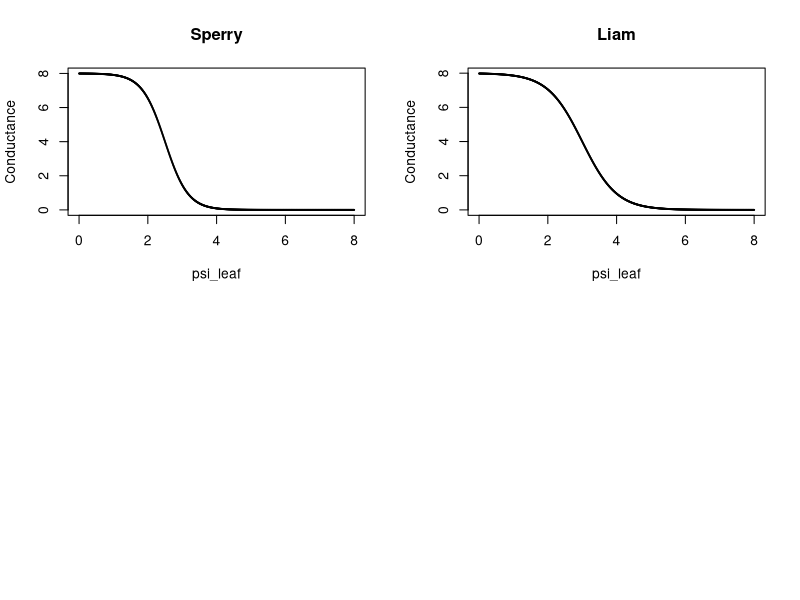
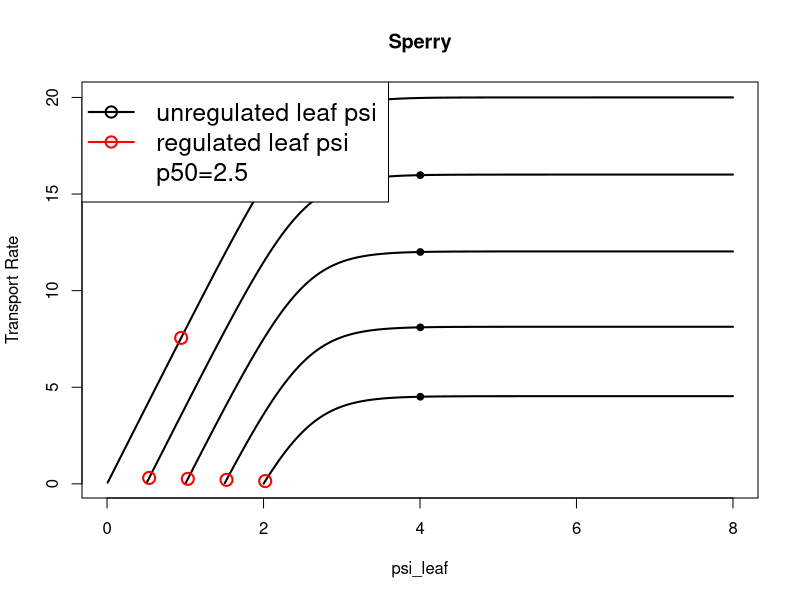
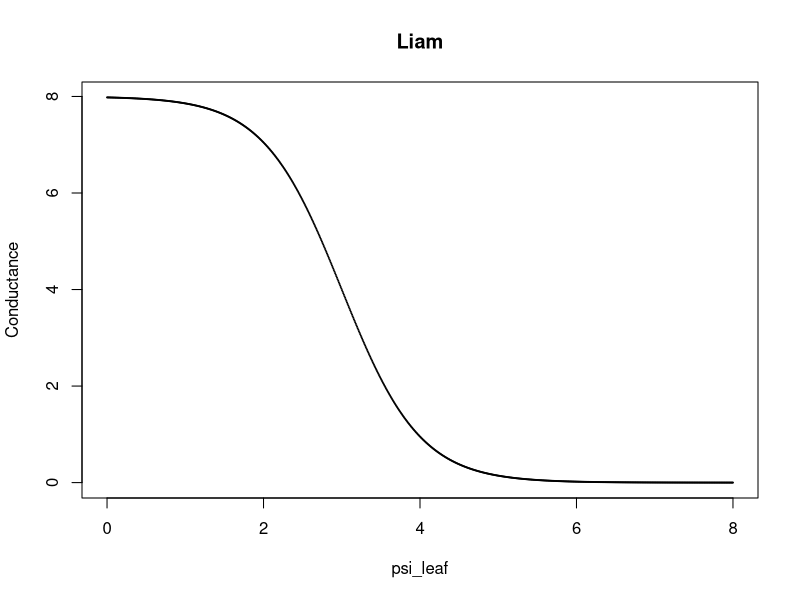
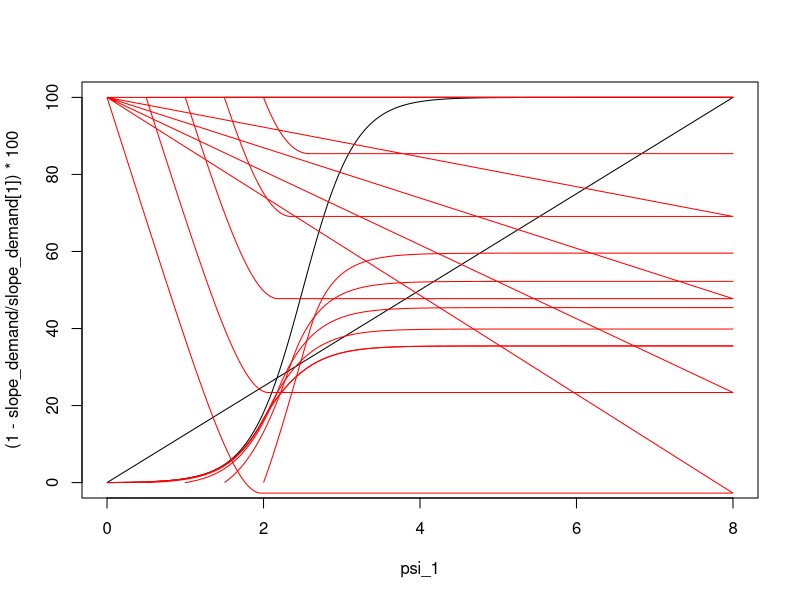
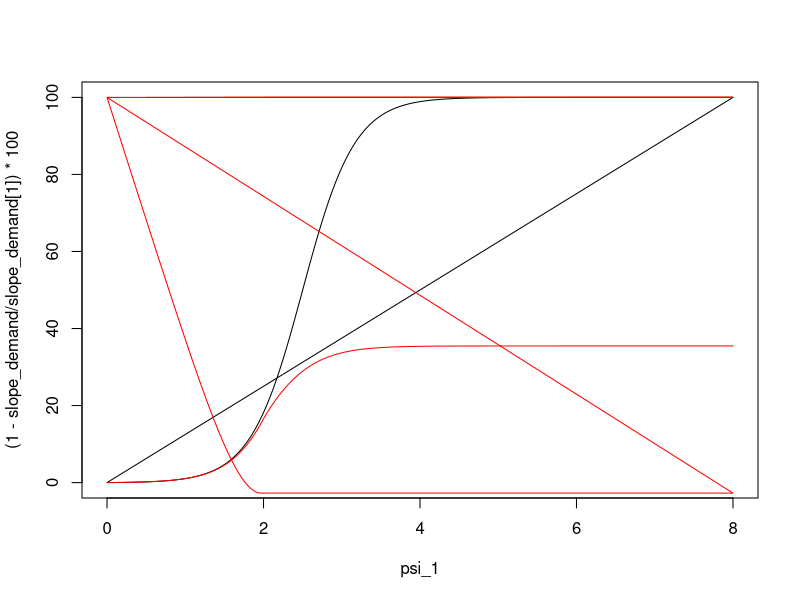
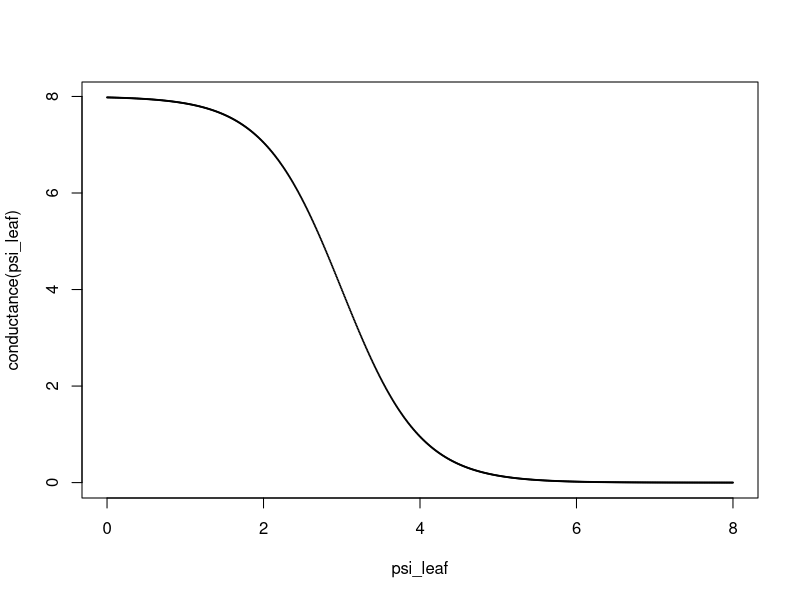
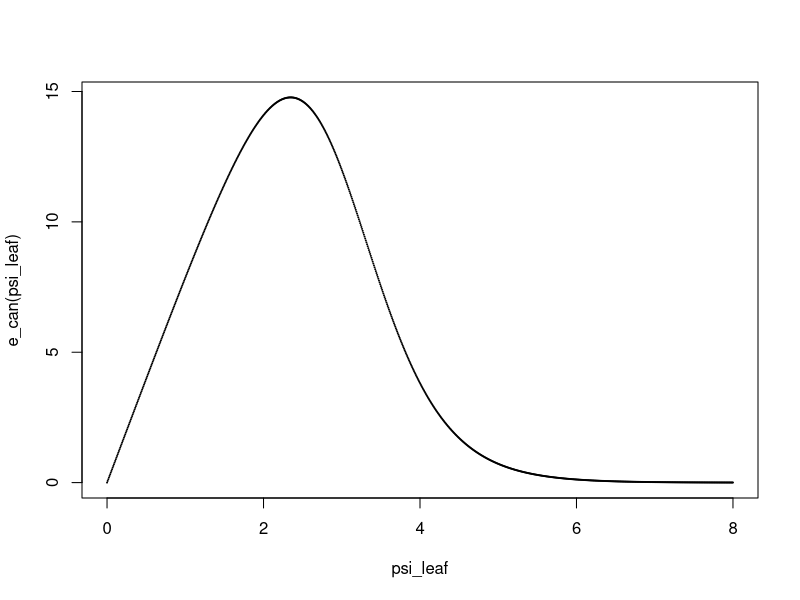
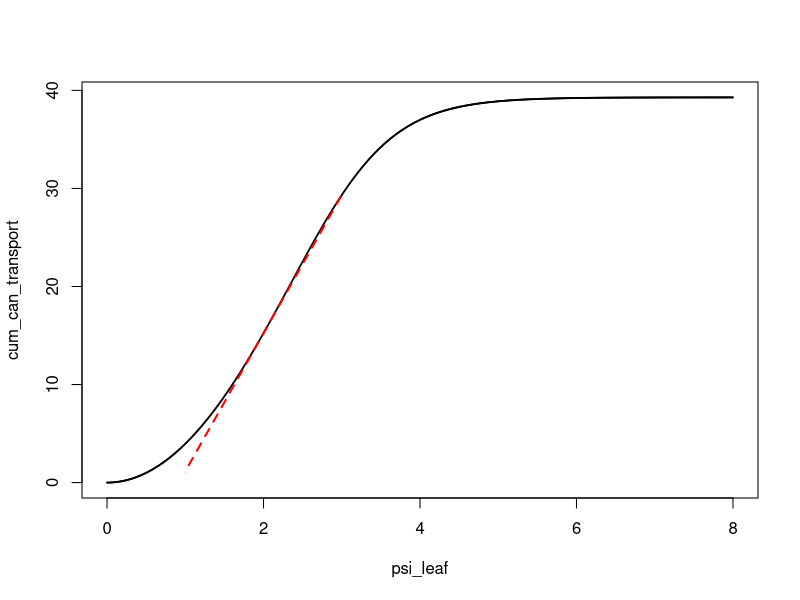

The R source for these figures, in order: (Note: this script raises an error after producing the figures.)


e_can <- function(psi_leaf, psi_soil, res, gi) { ( psi_leaf - psi_soil )*gi / res }
gi <- function(psi_leaf, p50) { 1 - (1 / (1 + exp(5.0*(p50 - psi_leaf))))  }

p50 <- 3
res <- 10
psi_leaf <- seq(0.01, 7, length=1000)
psi_soil <- 0.0

sum_e <- (e_can(psi_leaf, psi_soil, res, gi(psi_leaf, p50) ))
new <- rep(0,length=length(sum_e))

for(i in 1:length(sum_e))
  {
    new[i] <- sum(sum_e[1:i])
  }

#e_can <- function(x, res, gi) { ( psi_leaf )*gi / res }
#gi <- function(psi_leaf, p50) { 1 - (1 / (1 + exp(2.0*(p50 - psi_leaf))))  }

## conductance here is assuming the soil matric potential is 0. 
conductance <- function(x) (8*(1 - (1 / (1 + exp(2.0*(3 - x))))))

p50 <- 0.5
K_max <- 8
res <- 1/K_max
psi_leaf <- seq(0.0, 8, length=1000)
psi_soil <- 0.0
cum_can_transport <- rep(0, length=1000)

## transpiration rate assuming the soil matric potential is 0. 
e_can <- function(psi_leaf) { ( psi_leaf - psi_soil )*((1 - (1 / (1 + exp(2.0*(3 - psi_leaf)))))) / res }
sum_e <- e_can(psi_leaf)

##------------------------------------------------------------------------------------------------------------------------------------------
## Sperry's version of supply-demand-loss theory 
## trying to work out why Sperry doensn't have the potential difference between soil and leaf included when calculating evaporation

sperry_cond <- function(psi_leaf) { ((1 - (1 / (1 + exp(3.0*(2.5 - psi_leaf)))))) / res }
#cum_can_transportx <- rep(0, length=1000)
cum_can_transportx <- matrix(0,0,nrow=1000, ncol=5) # this is the supply function
predawn_soil_mat_pot <- seq(0,2, length=5) # this assumes initial plant matric potential is the same as the soil matric potential

for(j in 1:length(predawn_soil_mat_pot))
  {
    for(i in 1:1000)
      {
        ffx <- integrate(sperry_cond, predawn_soil_mat_pot[j], psi_leaf[i] )
        cum_can_transportx[i,j] <- pmax(0, ffx$value)
      }
  }

for(l in 1:length(predawn_soil_mat_pot)) # remove the zeros from the 
{
  kop <- which(cum_can_transportx[,l] == 0)
  cum_can_transportx[kop,l] <- NA
}

cond_max_slope_sperry <- rep(0, lenght=5)
  
for(i in 1:length(predawn_soil_mat_pot))
  {
    cond_max_slope_sperry[i] <-  sperry_cond(predawn_soil_mat_pot[i]) # for Sperry the maximum conductance is always the pre-dawn matric potential/soil matric potential 
  }

##------------------------------------------------------------------------------------------------------------------------------------------
## make transpiration demand
Gmax <- 12563.1 # (Sperry 2016, 2130 kg h^-1 m^-2) NOTE it should be (kg h^-1 MPa^-1 m^-2) (12563.1 in Excel doc)
G <- rep(Gmax, length=5)
VPD <- 1.5*0.001   # (Sperry 2016, leaf-to-air vapor pressure deficit 1 kPa) (0.001 converts to MPa) NOTE in Sperry 2016 this is 1 which is crazy, in the Excel script it is 100
#evap_demand <- G*VPD

# need to define an Pcrit, i.e. a matric potential we choose wheere we decide conductance is effectively zero. We use this to get Ecrit, i.e. maximum transpiration beyond which leads to runaway cavitation  
P_crit <- 4 # MPa - this is arbitrary and could be a plant trait 
# get maximum transpiration possible based on Pcrit and soil matric potential 
E_crit <- rep(0, lenght=5)
evap_demand <- rep(0, lenght=5)

for(j in 1:5)
  {
    ffx <- integrate(sperry_cond, predawn_soil_mat_pot[j], P_crit )
    E_crit[j] <- pmax(0, ffx$value)
    evap_demand[j] <- G[j]*VPD
    if(evap_demand[j] > E_crit[j]) evap_demand[j] <- E_crit[j] # demand can't be greater than maximum supply
  }

## quick and dirty method to find the psi where demand is met. 
demand_met_at_sperry <- rep(0, length=5)
psi_demand_met_at_sperry <- rep(0, length=5)
demand_met_at_slope_sperry <- rep(0, length=5)
loss_function_sperry <- rep(0, length=5)
regulated_transpiration <- rep(0, length=5)
regulated_leaf_psi <- rep(0, length=5)
regulated_leaf_psi1 <- rep(0, length=5)

for(i in 1:5)
  {
    demand_met_at_sperry[i] <- which(cum_can_transportx[,i] >= evap_demand[i])
    psi_demand_met_at_sperry[i] <- psi_leaf[demand_met_at_sperry[i]]
    demand_met_at_slope_sperry[i] <- sperry_cond(psi_demand_met_at_sperry[i])
    loss_function_sperry[i] <- demand_met_at_slope_sperry[i] / cond_max_slope_sperry 
    regulated_leaf_psi[i] <- predawn_soil_mat_pot[i] + ((psi_demand_met_at_sperry[i] - predawn_soil_mat_pot[i])*loss_function_sperry[i])
    regulated_leaf_psi1[i] <- ((psi_demand_met_at_sperry[i] - predawn_soil_mat_pot[i])*loss_function_sperry[i])
    
    ffx <- integrate(sperry_cond, predawn_soil_mat_pot[i], regulated_leaf_psi[i] )
    regulated_transpiration[i] <- pmax(0, ffx$value)
    G[i] <- G[i]*loss_function_sperry[i]
    
  }


demand_met_at_sperry1 <- rep(0, length=5)

for(i in 1:5)
{
  demand_met_at_sperry1[i] <- which(cum_can_transportx[,i] >= regulated_transpiration[i])
  demand_met_at_sperry1[i] <- psi_leaf[demand_met_at_sperry1[i]]
}

##--------------------------------------------------------------------------------
# Calculation of regulated stomatal conductance - these two are equivalent
#G_new <- demand_new/VPD
#G <- G*loss_function

##------------------------------------------------------------------------------------------------------------------------------------------

par(mfrow=c(2,2))
plot(psi_leaf, sperry_cond(psi_leaf), cex=0.1, main="Sperry", ylab="Conductance") # Sperry's conductance rate (Sperry and Love 2015 Fig. 1)
plot(psi_leaf, conductance(psi_leaf), cex=0.1, main="Liam", ylab="Conductance") # My conductance rate assuming both transpiraiton and conductance are affected by the matric potential difference

#graphics.off()
#pdf( file="Supply_demand_loss_Sperrys_way.pdf", width=14,height=8 )
#par( mfcol=c(2,2), mar=c(5,5,4,1))

par(mfrow=c(1,1))
plot(psi_leaf, cum_can_transportx[,1], type="l", lwd=2, cex=0.1, main="Sperry", ylab="Transport Rate") # Sperry's conductance rate (Sperry and Love 2015 Fig. 1)
points(psi_demand_met_at_sperry[1], evap_demand[1], type="p", cex=0.9, pch=19, col="black")
points(regulated_leaf_psi[1], regulated_transpiration[1], type="p", cex=1.6, pch=21, col="red", lwd=2)
lines(psi_leaf, cum_can_transportx[,2], lwd=2)
points(psi_demand_met_at_sperry[2], evap_demand[2], type="p", cex=0.9, pch=19, col="black")
points(regulated_leaf_psi[2], regulated_transpiration[2], type="p", cex=1.6, pch=21, col="red", lwd=2)
lines(psi_leaf, cum_can_transportx[,3], lwd=2)
points(psi_demand_met_at_sperry[3], evap_demand[3], type="p", cex=0.9, pch=19, col="black")
points(regulated_leaf_psi[3], regulated_transpiration[3], type="p", cex=1.6, pch=21, col="red", lwd=2)
lines(psi_leaf, cum_can_transportx[,4], lwd=2)
points(psi_demand_met_at_sperry[4], evap_demand[4], type="p", cex=0.9, pch=19, col="black")
points(regulated_leaf_psi[4], regulated_transpiration[4], type="p", cex=1.6, pch=21, col="red", lwd=2)
lines(psi_leaf, cum_can_transportx[,5], lwd=2)
points(psi_demand_met_at_sperry[5], evap_demand[5], type="p", cex=0.9, pch=19, col="black")
points(regulated_leaf_psi[5], regulated_transpiration[5], type="p", cex=1.6, pch=21, col="red", lwd=2)
legend("topleft", c("unregulated leaf psi","regulated leaf psi","p50=2.5"), col=c("black", "red", "white"), pch = 1, cex=1.5, lwd=2)
#graphics.off()


plot(psi_leaf, conductance(psi_leaf), cex=0.1, main="Liam", ylab="Conductance") # My conductance rate assuming both transpiraiton and conductance are affected by the matric potential difference

##------------------------------------------------------------------------------------------------------------------------------------------
#sperry_cond <- function(psi_leaf) { ( psi_leaf )*((1 - (1 / (1 + exp(2.0*(3 - psi_leaf)))))) / res }
G <- matrix(Gmax, Gmax, ,nrow=1000, ncol=5)

#demandx <- rep(0, length=1000)
psi_1 <- matrix(0,0,nrow=1000, ncol=5)#
slope_demand <- matrix(0,0,nrow=1000, ncol=5)
loss_fun_sp_gs <- matrix(0,0,nrow=1000, ncol=5)
reg_leaf_psi <- matrix(0,0,nrow=1000, ncol=5)

regulated_trans <- matrix(0,0,nrow=1000, ncol=5)
regulated_Gs <- matrix(0,0,nrow=1000, ncol=5)

regulated_trans_trap <- matrix(0,0,nrow=1000, ncol=5)
regulated_Gs_trap <- matrix(0,0,nrow=1000, ncol=5)

non_regulated_trans <- matrix(0,0,nrow=1000, ncol=5)
non_regulated_Gs <- matrix(0,0,nrow=1000, ncol=5)

#max_slo_sp <- sperry_cond(0) 

max_slo_sp <- rep(0, length=5)

for(j in 1:5) 
{
  max_slo_sp[j] <- sperry_cond(predawn_soil_mat_pot[j])
}

for(j in 1:5)
{
  for(i in 1:1000)
  {

  #  demandx[i] <- cum_can_transportx[i,1]
   psi_1[,j] <- seq(0, max(psi_leaf), length=1000) #psi_leaf[i]
   slope_demand[i,j] <- sperry_cond(psi_1[i,j])
  
   loss_fun_sp_gs[i,j] <- slope_demand[i,j] / max_slo_sp[j] 
   #reg_leaf_psi[i,j] <- predawn_soil_mat_pot[j] + ((psi_1[i,j] - predawn_soil_mat_pot[j])*loss_fun_sp_gs[i,j])
   if(i==1) reg_leaf_psi[i,j] <- pmax(0, ((psi_1[i,j] - predawn_soil_mat_pot[j])*loss_fun_sp_gs[i,j]))
      
   if(i>1)
   {
     reg_leaf_psi[i,j] <- pmax(0, pmax(reg_leaf_psi[i-1,j], ((psi_1[i,j] - predawn_soil_mat_pot[j])*loss_fun_sp_gs[i,j])))
   }
    
   ffx <- integrate(sperry_cond, predawn_soil_mat_pot[j], psi_1[i,j] )
   non_regulated_trans[i,j] <- pmax(0, ffx$value)
   non_regulated_Gs[i,j] <- non_regulated_trans[i,j]/0.001 # E = G*VPD ---- G = E/VPD (VPD=1, 0.001 transforms to MPa)
  # 
   ffx <- integrate(sperry_cond, predawn_soil_mat_pot[j], predawn_soil_mat_pot[j] + reg_leaf_psi[i,j] )
   regulated_trans[i,j] <- pmax(0, ffx$value)
   regulated_Gs[i,j] <- regulated_trans[i,j]/0.001 # E = G*VPD ---- G = E/VPD (VPD=1, 0.001 transforms to MPa)
   G[i,j] <- G[i,j]*loss_fun_sp_gs[i,j]
  
  }
}

holder_4_max <- rep(0, length=5)

for(i in 1:5)
{
  holder_4_max[i] <- which(reg_leaf_psi[,i]==max(reg_leaf_psi[,i]))
}

kss <- which(reg_leaf_psi==max(reg_leaf_psi))
reg_leaf_psi_new <- reg_leaf_psi
reg_leaf_psi_new[kss:length(reg_leaf_psi_new)] <- max(reg_leaf_psi)

for(i in 1:1000)
{
  
ffx <- integrate(sperry_cond, 0, reg_leaf_psi_new[i] )
regulated_trans_trap[i] <- pmax(0, ffx$value)
regulated_Gs_trap[i] <- regulated_trans_trap[i]/0.001 # E = G*VPD ---- G = E/VPD (VPD=1, 0.001 transforms to MPa)
# G[i] <- G[i]*loss_function_sperry[i]
}

 plot(psi_1, (1-slope_demand/slope_demand[1])*100, type ="l", lwd=1)
 lines(psi_1, (1-regulated_Gs/non_regulated_Gs)*100, col="red")
 lines(psi_1, (1-regulated_Gs_trap/non_regulated_Gs)*100, col="red")
 lines(psi_1, (1-regulated_Gs/Gmax)*100, col="red")
 
 plot(psi_1, (1-slope_demand/slope_demand[1])*100, type ="l", lwd=1)
 lines(psi_1, (1-regulated_Gs_trap/non_regulated_Gs)*100, col="red")
 lines(psi_1, (1-regulated_Gs_trap/Gmax)*100, col="red")
 
### 
cum_can_transport_Gs <- rep(0, length=1000)
slope_sperry1 <- rep(0, length=1000)
loss_sperry1 <- rep(0, length=1000)
slope_max <- sperry_cond(0)
  

for(i in 1:1000)
{
  ff <- integrate(sperry_cond, 0, psi_leaf[i] )
  cum_can_transport_Gs[i] <- ff$value
  slope_sperry1 <- sperry_cond(psi_leaf)
  loss_sperry1 <- slope_sperry1/slope_max
}

## quick and dirty method to find the psi where demand is met. 
demand_met_at_sperry <- rep(0, length=5)
psi_demand_met_at_sperry <- rep(0, length=5)
demand_met_at_slope_sperry <- rep(0, length=5)
loss_function_sperry <- rep(0, length=5)
regulated_transpiration <- rep(0, length=5)
regulated_leaf_psi <- rep(0, length=5)

for(i in 1:5)
{
  demand_met_at_sperry[i] <- which(cum_can_transportx[,i] >= evap_demand[i])
  psi_demand_met_at_sperry[i] <- psi_leaf[demand_met_at_sperry[i]]
  demand_met_at_slope_sperry[i] <- sperry_cond(psi_demand_met_at_sperry[i])
  loss_function_sperry[i] <- demand_met_at_slope_sperry[i] / cond_max_slope_sperry 
  regulated_leaf_psi[i] <- predawn_soil_mat_pot[i] + ((psi_demand_met_at_sperry[i] - predawn_soil_mat_pot[i])*loss_function_sperry[i])
  
  ffx <- integrate(sperry_cond, predawn_soil_mat_pot[i], regulated_leaf_psi[i] )
  regulated_transpiration[i] <- pmax(0, ffx$value)
  G[i] <- G[i]*loss_function_sperry[i]
  
}




##------------------------------------------------------------------------------------------------------------------------------------------
##------------------------------------------------------------------------------------------------------------------------------------------
##------------------------------------------------------------------------------------------------------------------------------------------
##------------------------------------------------------------------------------------------------------------------------------------------
##------------------------------------------------------------------------------------------------------------------------------------------
##------------------------------------------------------------------------------------------------------------------------------------------
##------------------------------------------------------------------------------------------------------------------------------------------
##------------------------------------------------------------------------------------------------------------------------------------------
##------------------------------------------------------------------------------------------------------------------------------------------
##------------------------------------------------------------------------------------------------------------------------------------------
##------------------------------------------------------------------------------------------------------------------------------------------
##------------------------------------------------------------------------------------------------------------------------------------------
##------------------------------------------------------------------------------------------------------------------------------------------
##------------------------------------------------------------------------------------------------------------------------------------------
##------------------------------------------------------------------------------------------------------------------------------------------
##------------------------------------------------------------------------------------------------------------------------------------------
## Can't work out how Sperry's Gs declines faster than conductance.......

cum_can_transport <- rep(0, length=1000)

## surrogate to get derivitive of the transpiration rate
e_can2 <- expression(( x - psi_soil )*((1 - (1 / (1 + exp(2.0*(3 - x)))))) / res )
D(D(e_can2, 'x'),'x') # need to manually copy this derivitive - cant find a way to automate it.
d_de_can2 <- function(x) {(((1 - (1/(1 + exp(2 * (3 - x)))))) - (x - psi_soil) * (exp(2 * (3 - x)) * 2/(1 + exp(2 * (3 - x)))^2))/res}
##dd_ecan2 <- function(x) {-((exp(2 * (3 - x)) * 2/(1 + exp(2 * (3 - x)))^2 + ((exp(2 * (3 - x)) * 2/(1 + exp(2 * (3 - x)))^2) - (x - psi_soil) * (exp(2 * (3 - x)) * 2 * 2/(1 + exp(2 * (3 - x)))^2 - exp(2 * (3 - x)) * 2 * (2 * (exp(2 * (3 - x)) * 2 * (1 + exp(2 * (3 - x)))))/((1 + exp(2 * (3 - x)))^2)^2)))/res)}
psi_max_slope <- uniroot(d_de_can2, c(0, 5))$root # find the leaf matric potential which yields the highest transpiraiton rate

for(i in 1:1000)
{
  ff <- integrate(e_can, 0, psi_leaf[i] )
  cum_can_transport[i] <- ff$value
}

cond_max_slope <- max(conductance(psi_leaf)) #(Sperry's )

Gmax <- 12563.1 # (Sperry 2016, 2130 kg h^-1 m^-2) NOTE it should be (kg h^-1 MPa^-1 m^-2) (12563.1 in Excel doc)
G <- Gmax
VPD <- 2*0.001   # (Sperry 2016, leaf-to-air vapor pressure deficit 1 kPa) (0.001 converts to MPa) NOTE in Sperry 2016 this is 1 which is crazy, in the Excel script it is 100
evap_demand <- G*VPD
## quick and dirty method to find the psi where demand is met.
demand_met_at <- which(cum_can_transport > evap_demand)
demand_met_at <- psi_leaf[demand_met_at[1]]
demand_met_at_slope <- conductance(demand_met_at)
loss_function <- demand_met_at_slope / cond_max_slope

demand_new <- evap_demand * loss_function

##--------------------------------------------------------------------------------
# Calculation of regulated stomatal conductance - these two are equivalent
#G_new <- demand_new/VPD
G <- G*loss_function

##------------------------------------------------------------------------------------------------------------------------------------------
library(plotrix)
conductance <- function(x) (K_max*(1 - (1 / (1 + exp(2.0*(3 - x))))))
y_int_cum <- function(x){ integrate(e_can, 0, x )$value - (e_can(x)*x)} # the y-intersept for the tangent
#abline(y_int_cum(2), e_can(2)) # the slope of the tangent is the transpiration rate (e_can)

plot(psi_leaf, conductance(psi_leaf), cex=0.1)
plot(psi_leaf, e_can(psi_leaf), cex=0.1)
plot(psi_leaf, cum_can_transport, cex=0.1)
ablineclip(y_int_cum(2), e_can(2), x1=1,x2=3, lty=2, col="red", lwd=2)

par(mfrow=c(1,1))
plot(psi_leaf, cum_can_transport, cex=0.1)
ablineclip(y_int_cum(1), e_can(1), x1=0.5,x2=1.5, lty=3, col="red", lwd=4)
ablineclip(y_int_cum(psi_max_slope), e_can(psi_max_slope), x1=psi_max_slope*0.85,x2=psi_max_slope*1.15, lty=3, col="red", lwd=4)
ablineclip(y_int_cum(4.0), e_can(4.0), x1=3.4,x2=4.5, lty=3, col="red", lwd=4)

##------------------------------------------------------------------------------------------------------------------------------------------
graphics.off()
pdf( file="Supply_demand_Sperrys_way.pdf", width=14,height=8 )
par( mfcol=c(2,2), mar=c(5,5,4,1))
plot(psi_leaf, sperry_cond(psi_leaf), cex=0.1, main="Sperry", ylab="Conductance") # Sperry's conductance rate (Sperry and Love 2015 Fig. 1)
text(7, 7, "(A)")
plot(psi_leaf, cum_can_transportx, cex=0.1, main="Sperry", ylab="Transport Rate") # Sperry's transport rate (Sperry and Love 2015 Fig. 1)
text(7, 20, "(B)")
graphics.off()




##------------------------------------------------------------------------------------------------------------------------------------------
## my way
cond_max_slope <- max(conductance(psi_leaf)) #(Sperry's )

Gmax <- 12563.1 # (Sperry 2016, 2130 kg h^-1 m^-2) NOTE it should be (kg h^-1 MPa^-1 m^-2) (12563.1 in Excel doc)
G <- Gmax
VPD <- 2*0.001   # (Sperry 2016, leaf-to-air vapor pressure deficit 1 kPa) (0.001 converts to MPa) NOTE in Sperry 2016 this is 1 which is crazy, in the Excel script it is 100
evap_demand <- G*VPD
## quick and dirty method to find the psi where demand is met.
demand_met_at <- which(cum_can_transport > evap_demand)
demand_met_at <- psi_leaf[demand_met_at[1]]
demand_met_at_slope <- conductance(demand_met_at)
loss_function <- demand_met_at_slope / cond_max_slope

demand_new <- demand * loss_function

##--------------------------------------------------------------------------------


graphics.off()
pdf( file="Supply_demand_Liams_way.pdf", width=14,height=8 )
par( mfcol=c(2,2), mar=c(5,5,4,1))
plot(psi_leaf, conductance(psi_leaf), cex=0.1, main="Liam", ylab="Conductance") # My conductance rate assuming both transpiraiton and conductance are affected by the matric potential difference
text(6, 7, "(C)")
plot(psi_leaf, cum_can_transport, cex=0.1, main="Liam", ylab="Transport Rate") # My transport rate assuming both transpiraiton and conductance are affected by the matric potential difference
text(6, 7, "(D)")
points(demand_met_at, demand, type="p", cex=1.5, pch=19, col="red")
ablineclip(y_int_cum(demand_met_at), e_can(demand_met_at), x1=demand_met_at*0.85,x2=demand_met_at*1.15, lty=2, col="red", lwd=2)
plot(psi_leaf, e_can(psi_leaf), cex=0.1, main="Liam", ylab="Conductance moderated psi diff and cavitation") # My conductance rate assuming both transpiraiton and conductance are affected by the matric potential difference
text(6, 7, "(E)")
graphics.off()

# (Sperry and Love) "The maximum dE/dPcanopy [max conductance and max slope of the line in Sperry's transport rate] is at the predawn start of the curve
# (Fig. 2, dashed dE/dPmax tangent) and equals the maximum soil–canopy k"
# While this is indeed the maximum conductance the maximum flow rate of water happens at a higher matric potential, see (E).
# This implies that the maximum slope of the transport function does not happen at 0MPa but at a higher MPa. I'm not sure what is more appropriate or correct.
# I'm obviously correct and also the best at being modest.
##------------------------------------------------------------------------------------------------------------------------------------------
##------------------------------------------------------------------------------------------------------------------------------------------
##------------------------------------------------------------------------------------------------------------------------------------------


transpiration <- rep(0, length=1000)
transpiration1 <- rep(0, length=1000)
#psi_leaf <- seq(0.01, 6.0, length=1000)

for(i in 1:1000)
{

  if(i==1)  x <- 0
  ff <- integrate(conductance, 0, psi_leaf[i] )
  transpiration[i] <- ff$value
  x <- x + psi_leaf[i]
}



for(i in 1:100)
{
  if(i==1)  x <- 0
  ff <- conductance(x + psi_leaf[i] )
  transpiration1[i] <- ff
  x <- x + psi_leaf[i]
}


new1 <- rep(0,length=length(transpiration1))

for(i in 1:length(transpiration1))
{
  new1[i] <- sum(transpiration1[1:i])
}

new2 <- rep(0,length=length(new1))

for(i in 1:length(new1))
{
  if(i==1)  x <- 0
  new2[i] <- (new1[i])/(psi_leaf[i])
  x <- new1[i]
}



poo <- expression( (5*(1 - (1 / (1 + exp(2.0*(3 - x)))))))

pam <- function(x) {-(5 * (exp(2 * (3 - x)) * 2/(1 + exp(2 * (3 - x)))^2))}

psi_leaf <- seq(0.01, 7, length=1000)
psi_soil <- 0
e_can <- function(psi_leaf) { ( psi_leaf - psi_soil )*((1 - (1 / (1 + exp(2.0*(3 - psi_leaf)))))) / res }

suppx <- e_can(psi_leaf)

sum_suppx <- rep(0, length(suppx))

for(i in 1:length(suppx))
{
  if(i < 2) 
  {
    sum_suppx[i] <- suppx[i]
  }
  
  if(i > 1)
  {
    sum_suppx[i] <- sum_suppx[i-1] + abs(suppx[i] - suppx[i-1]) 
  }
}

supp1 <- rep(0, length=1000)

for(i in 1:1000)
{
  ff <- integrate(e_can, 0, psi_leaf[i] )
  supp1[i] <- ff$value
}


 plot(psi_leaf, crap(psi_leaf))
 plot(psi_leaf, e_can(psi_leaf))
 abline(v=psi_leaf[335])
 plot(psi_leaf, crap(psi_leaf))
 abline(v=psi_leaf[335])
 fuck <- crap(psi_leaf)
 which(fuck==min(fuck))
 abline(v=psi_leaf[365])
 plot(psi_leaf, e_can(psi_leaf))
 plot(psi_leaf, ball(psi_leaf))
 plot(psi_leaf, e_can(psi_leaf))
 plot(psi_leaf, ball(psi_leaf))
 abline(h=0)
 plot(psi_leaf, e_can(psi_leaf))

